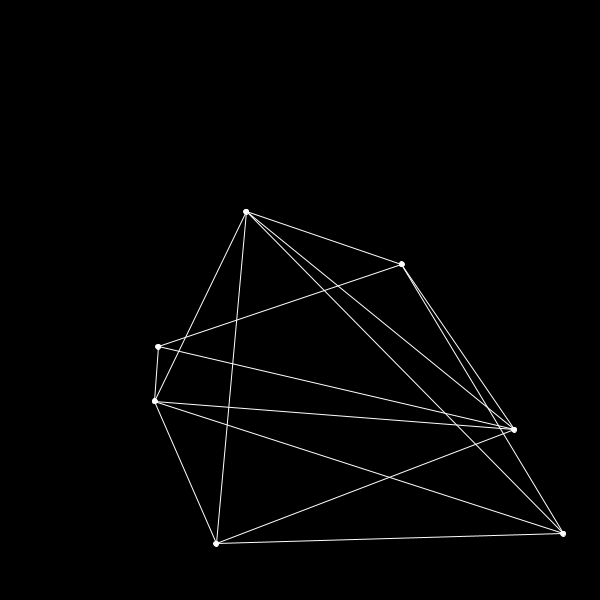
Frame 1 (no input)
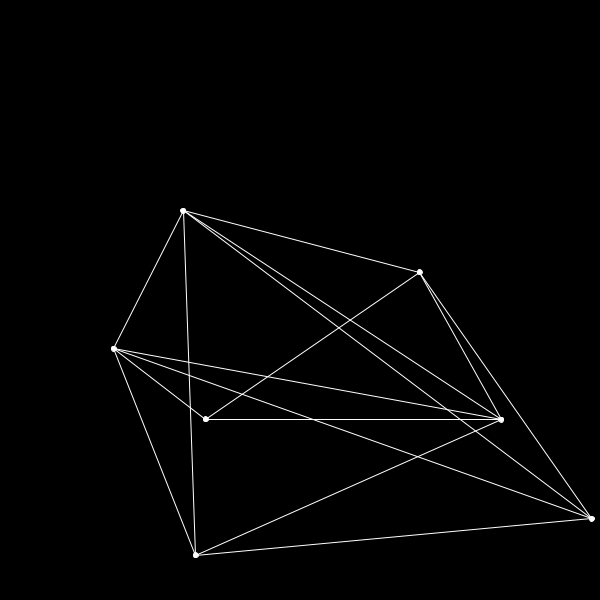
Frame 60 (the mouse pressed at the canvas centre just before this capture)
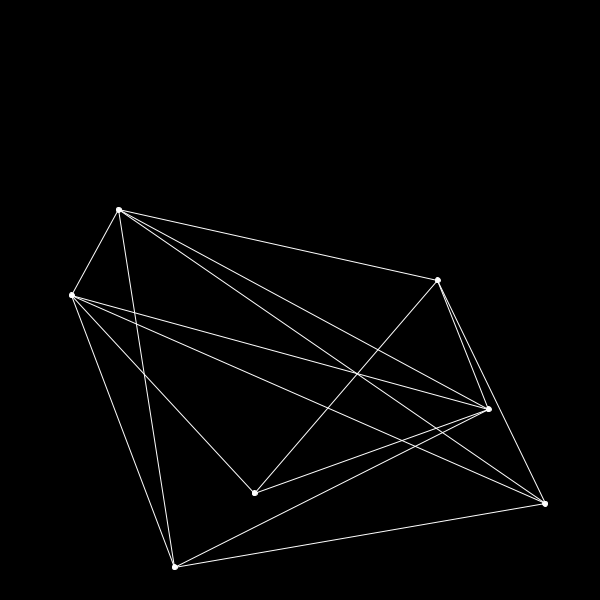
Frame 120 (the mouse held since frame 60 and released just before this capture)

The Processing sketch that drew these frames (run headless with seeded random() and noise(); from frame 60 on, the mouse is pressed at the canvas centre):

// Processing sketch: moving_graph
// ── moving_graph.pde
import java.util.Random;
import java.util.Arrays;

float res = 600; // The screen resolution
int N = 7; // Number of points
float vel_multi = 3.0;
Boolean[][] adj = new Boolean[N][N]; // Adjacency matrix
float[][] pos = new float[N][2]; // Position matrix
float[][] vel = new float[N][2]; // Velocity matrix
float prob = 0.5; //Probability of a connection between points
Random rand = new Random(); // instance the random class

// We represent points as a 4 vector, with the first 2 indices being position
// and the last 2 being velocity

void setup() {  // setup() runs once
  size(600,600);
  frameRate(30);
  background(0);
  
  // generate the adjacency matrix
  for(int i = 0; i < N; i++){
    for(int j = 0; j < N; j++){
     
        // The self connections are marked false   
        if(i==j){
          adj[i][j] = false;
          
      }else{
        // Determine if we generate a connection
        adj[i][j] = rand.nextFloat() < prob;    
      }
    }
    
   // generate the position and velocity matrix
   for(int point = 0; point < N; point ++){
     pos[point][0] = rand.nextFloat()*res; // x position
     pos[point][1] = rand.nextFloat()*res; // y position
     
     vel[point][0] = (rand.nextFloat() - 0.5)*vel_multi; // x velocity
     vel[point][1] = (rand.nextFloat() - 0.5)*vel_multi; // y velocity
   }
  }
}

// given a vector representing the coords of a line, draws the line
void draw_vec(float[] vec){
  stroke(255);
  line(vec[0],vec[1],vec[2],vec[3]);  
}

void draw_point(float[] vec){
  stroke(255);
  circle(vec[0],vec[1],5);
}

// given 2 vectors, creates the line vector between them
public float[] create_line(float[] p1, float[] p2){
  
  float[] line = {p1[0],p1[1],p2[0],p2[1]};
  return line;
  
}

void draw(){
  
  background(0); //clear all prev shapes
  
  // Draw the points
  for(int i = 0; i < N; i ++){
    draw_point(pos[i]);
  }
  
  // Draw the lines by looping through adj matrix
  for (int i = 0; i < N; i ++){
    for (int j = i + 1; j < N; j ++){
      
      // If there is a connection draw it
      if (adj[i][j]){
        draw_vec(create_line(pos[i],pos[j]));
      }
    }
  }
  
  // Update the position
  for(int i = 0; i < N; i ++){
    
    pos[i][0] += vel[i][0];
    pos[i][1] += vel[i][1];
    
    // Check boundary
    if (pos[i][0] > res){
      vel[i][0] = vel[i][0] * -1;
    }else if(pos[i][0] < 0){
      vel[i][0] = vel[i][0] * -1;
    }
    if (pos[i][1] > res){
      vel[i][1] = vel[i][1] * -1;
    }else if(pos[i][1] < 0){
      vel[i][1] = vel[i][1] * -1;
    }

    
    
  }

  
}
